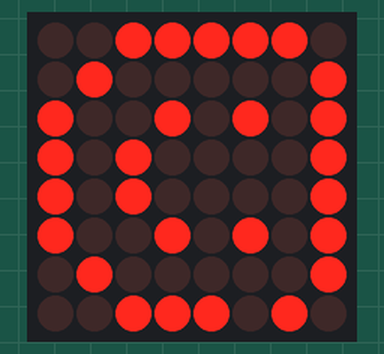
This sketch was run on a simulated Arduino Uno, built with avr-gcc and run on an emulated ATmega328P. On the bench: 8×8 LED matrix.

Above: at 1.1 s.

The sketch:

MAtriz_led_smiley.ino
```cpp
// one led in a 8x8 led matric simulates bouncing dot


#include <LedControl.h>
LedControl lc = LedControl (12,11,10,1); // DIN CLCK CS


byte smiley[] =      // arreglo en columnas de bytes
{
   B00111110,
   B01000001,
   B10010101,
   B10100001,
   B10100001,
   B10010101,
   B01000001,
   B00111010
};


void setup() {

  Serial.begin (9600);

  lc.shutdown (0,false);

  lc.setIntensity (0,0);                       // 0 = bajo; 8 = alto


  delay(1000);

  // limpia la matriz
  lc.clearDisplay (0);


}


void loop() {

  for (int i = 0; i < 8; i++)
  {
    lc.setRow (0,i,smiley[i]);
  }


}
```
